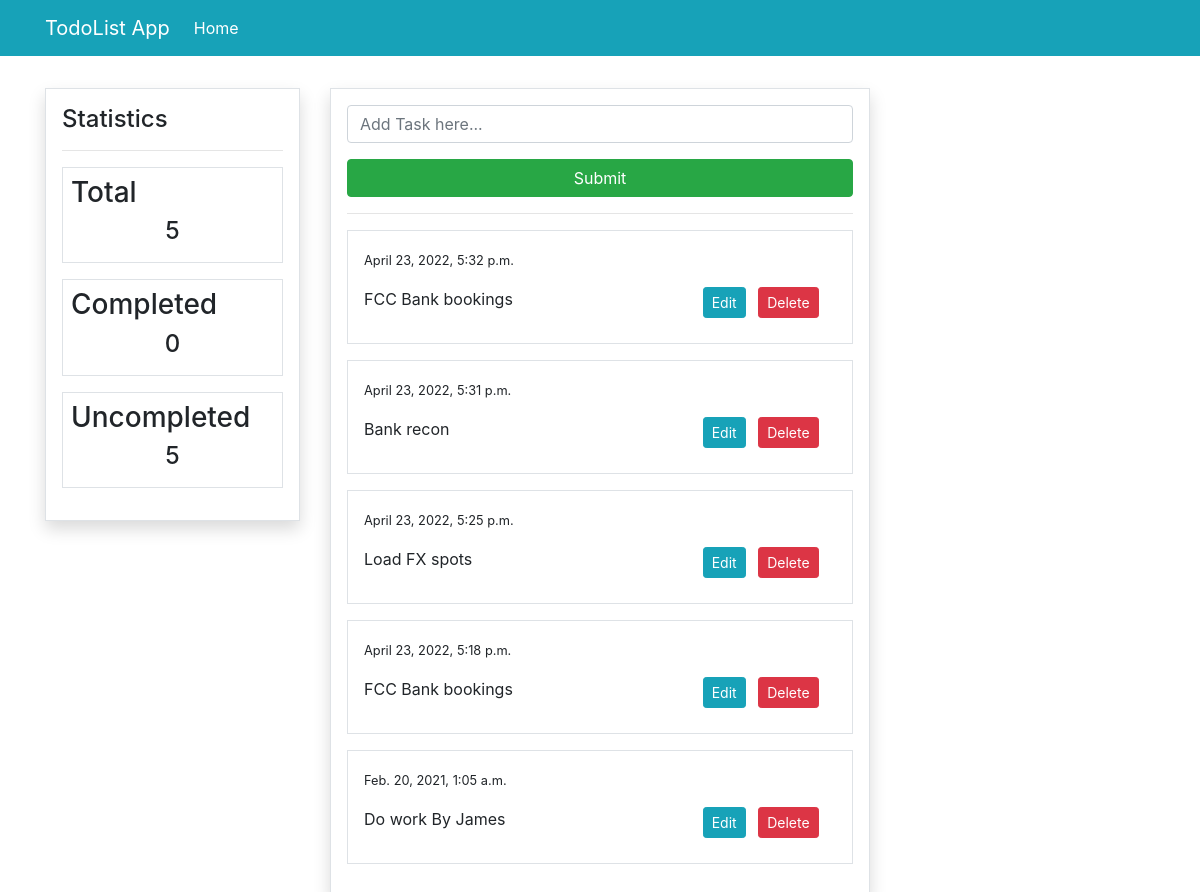
The page / on the database its author committed.
### todos/models.py (models this page shows, shortened)
class Task(models.Model):
    content = models.CharField(max_length=50)
    date_created = models.DateTimeField(auto_now_add=True)
    complete = models.BooleanField(default=False)
    class Meta:
        ordering = ['-date_created']

### todos/views.py (the view)
# urls.py: path('', views.index, name='todos-index'),
def index(request):
    todos = Task.objects.all()
    count_todos = todos.count()
    completed_todo = Task.objects.filter(complete=True)
    count_completed_todo = completed_todo.count()
    uncompleted = count_todos - count_completed_todo
    if request.method == 'POST':
        form = TaskForm(request.POST)
        if form.is_valid():
            form.save()
            return redirect('/')
    else:
        form = TaskForm()
    context = {
        'todos': todos,
        'form': form,
        'count_todos': count_todos,
        'count_completed_todo': count_completed_todo,
        'uncompleted': uncompleted,
    }
    return render(request, 'todos/index.html', context)

### todos/forms.py
class TaskForm(forms.ModelForm):
    content = forms.CharField(
        label='', widget=forms.TextInput(attrs={'placeholder': 'Add Task here...'}))
    class Meta:
        model = Task
        fields = ['content']

### templates/todos/index.html (shortened to what this page needs)
{% extends 'partials/base.html' %}
{% load crispy_forms_tags %}
{% block content %}
<div class="border p-3 shadow">
    <form method="POST">
        {{ form|crispy }}
        <button type="submit" class="btn btn-success btn-block">Submit</button>
    </form>
    <hr>
    {% for todo in todos %}
    <div class="border bg-muted p-3 mb-3">
        <p> <small>{{ todo.date_created }}</small></p>
        <div class="row">
            <div class="col-md-8">
                {% if todo.complete == True %}
                <p><span class="btn btn-success btn-sm mr-2"><i class="far fa-check-circle"></i>
                    </span></i>{{ todo.content }}</p>
                {% else %}
                <p>{{ todo.content }}</p>
                {% endif %}
            </div>
            <div class="col-md-4">
                <a class="btn btn-info btn-sm mx-1" href="{% url 'todos-update' todo.id %}">Edit</a>
                <a class="btn btn-danger btn-sm mx-1" href="{% url 'todos-delete' todo.id %}">Delete</a>
            </div>
        </div>
    </div>
    {% endfor %}
</div>
{% endblock %}

### templates/partials/base.html (shortened to what this page needs)
<!doctype html>
<html lang="en">
<head>
    <link rel="stylesheet" href="https://cdn.jsdelivr.net/npm/bootstrap@4.6.0/dist/css/bootstrap.min.css"
>
    <link rel="stylesheet" href="https://use.fontawesome.com/releases/v5.15.2/css/all.css"
>
</head>
<body>
    {% include 'partials/nav.html' %}
    <div class="container">
        <div class="row mt-3 pt-3">
            <div class="col-md-3">
                {% include 'partials/aside.html' %}
            </div>
            <div class="col-md-6">
                {% block content %}
                {% endblock %}
            </div>
            <div class="col-md-3">
            </div>
        </div>
    </div>
</body>
</html>

### templates/partials/nav.html (shortened to what this page needs)
<nav class="navbar navbar-expand-lg navbar-info bg-info">
    <div class="container text-white">
        <a class="navbar-brand text-white" href="#">TodoList App</a>
        <div class="collapse navbar-collapse text-white" id="navbarSupportedContent">
            <ul class="navbar-nav mr-auto">
                <li class="nav-item active">
                    <a class="nav-link text-white" href="{% url 'todos-index' %}">Home </a>
                </li>
            </ul>
        </div>
    </div>
</nav>

### templates/partials/aside.html
<div class="border p-3 shadow">
    <h4>Statistics</h4>
    <hr>
    <div class="border mb-3 p-2">
        <h3>Total</h3>
        <h4 class="text-center">{{ count_todos }}</h4>
    </div>
    <div class="border mb-3 p-2">
        <h3>Completed</h3>
        <h4 class="text-center">{{ count_completed_todo }}</h4>
    </div>
    <div class="border mb-3 p-2">
        <h3>Uncompleted</h3>
        <h4 class="text-center">{{ uncompleted }}</h4>
    </div>
</div>

### rows shown on the page
Task: date_created "April 23, 2022, 5:32 p.m.", content "FCC Bank bookings"
Task: date_created "April 23, 2022, 5:31 p.m.", content "Bank recon"
Task: date_created "April 23, 2022, 5:25 p.m.", content "Load FX spots"
Task: date_created "April 23, 2022, 5:18 p.m.", content "FCC Bank bookings"
Task: date_created "Feb. 20, 2021, 1:05 a.m.", content "Do work By James"

### other values the page prints
{{ count_todos }} "5"
{{ count_completed_todo }} "0"
{{ uncompleted }} "5"
